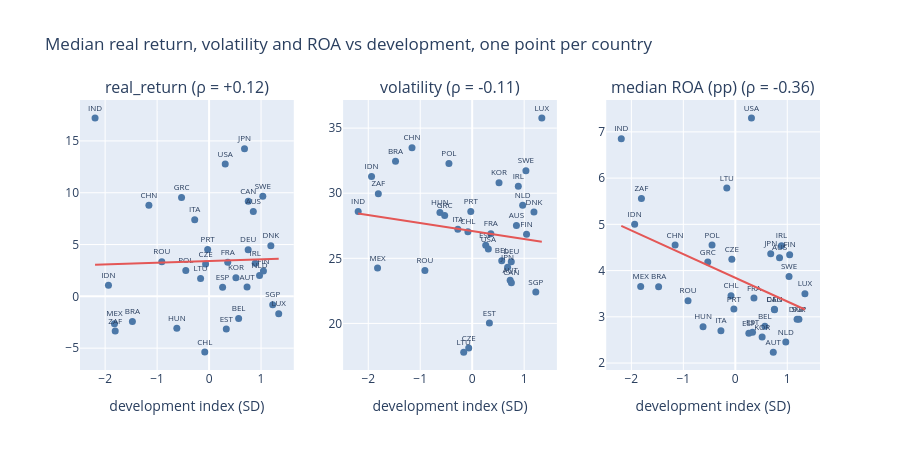

The code cell stored with this chart in its notebook:
### Markdown cell above
## 2 · Market outcomes by country
Median real return and volatility of each country's listed companies against the development index. Countries need at least 10 companies.

### Code cell
cn = ret.groupby("iso3").agg(real_return=("real_ret_pp", "median"), volatility=("vol_pp", "median"), firms=("company_id", "nunique")).query("firms >= @MIN_FIRMS")
cn = cn.join(country["dev_idx"].rename("development index")).join(fy.groupby("iso3").roa_pp.median().rename("median ROA (pp)"))
fig = make_subplots(rows=1, cols=3, subplot_titles=[f"{c} (ρ = {spearman(cn['development index'], cn[c])[0]:+.2f})" for c in ["real_return", "volatility", "median ROA (pp)"]])
for k, c in enumerate(["real_return", "volatility", "median ROA (pp)"], 1):
    d = cn[["development index", c]].dropna()
    fig.add_trace(go.Scatter(x=d["development index"], y=d[c], mode="markers+text", text=d.index, textposition="top center", textfont_size=8, marker=dict(size=7, color="#4C78A8"), showlegend=False), row=1, col=k)
    b, a = np.polyfit(d["development index"], d[c], 1); xs = np.array([d["development index"].min(), d["development index"].max()])
    fig.add_trace(go.Scatter(x=xs, y=a + b * xs, mode="lines", line=dict(color="#E45756"), showlegend=False), row=1, col=k)
fig.update_xaxes(title_text="development index (SD)"); fig.update_layout(height=450, title="Median real return, volatility and ROA vs development, one point per country"); fig.show()
r1, p1, n1 = spearman(cn["real_return"], cn["median ROA (pp)"])
print(f"Do high-ROA countries also have high returns? ρ = {r1:+.2f} (p = {p1:.3f}, n = {n1})")

### Figure 1 — Plotly figure (JSON) as saved in the notebook; plotly's stock layout.template omitted (floating-point values rounded to 4 significant figures)
{"data": [{"marker": {"color": "#4C78A8", "size": 7}, "mode": "markers+text", "showlegend": false, "text": ["AUS", "AUT", "BEL", "BRA", "CAN", "CHL", "CHN", "CZE", "DEU", "DNK", "ESP", "EST", "FIN", "FRA", "GRC", "HUN", "IDN", "IND", "IRL", "ITA", "JPN", "KOR", "LTU", "LUX", "MEX", "NLD", "POL", "PRT", "ROU", "SGP", "SWE", "USA", "ZAF"], "textfont": {"size": 8}, "textposition": "top center", "type": "scatter", "x": [0.8511, 0.7307, 0.5686, -1.475, 0.7543, -0.08283, -1.158, -0.06684, 0.7521, 1.189, 0.2604, 0.3312, 1.046, 0.359, -0.5296, -0.6205, -1.936, -2.194, 0.8873, -0.2766, 0.6815, 0.5163, -0.1633, 1.34, -1.821, 0.9713, -0.4477, -0.02715, -0.9098, 1.224, 1.034, 0.3106, -1.806], "xaxis": "x", "y": [8.178, 0.9041, -2.128, -2.426, 9.17, -5.382, 8.786, 3.132, 4.508, 4.893, 0.8746, -3.149, 2.454, 3.29, 9.538, -3.074, 1.081, 17.22, 3.191, 7.398, 14.25, 1.789, 1.722, -1.689, -2.649, 2.001, 2.494, 4.524, 3.333, -0.8184, 9.665, 12.76, -3.336], "yaxis": "y"}, {"line": {"color": "#E45756"}, "mode": "lines", "showlegend": false, "type": "scatter", "x": [-2.194, 1.34], "xaxis": "x", "y": [3.045, 3.63], "yaxis": "y"}, {"marker": {"color": "#4C78A8", "size": 7}, "mode": "markers+text", "showlegend": false, "text": ["AUS", "AUT", "BEL", "BRA", "CAN", "CHL", "CHN", "CZE", "DEU", "DNK", "ESP", "EST", "FIN", "FRA", "GRC", "HUN", "IDN", "IND", "IRL", "ITA", "JPN", "KOR", "LTU", "LUX", "MEX", "NLD", "POL", "PRT", "ROU", "SGP", "SWE", "USA", "ZAF"], "textfont": {"size": 8}, "textposition": "top center", "type": "scatter", "x": [0.8511, 0.7307, 0.5686, -1.475, 0.7543, -0.08283, -1.158, -0.06684, 0.7521, 1.189, 0.2604, 0.3312, 1.046, 0.359, -0.5296, -0.6205, -1.936, -2.194, 0.8873, -0.2766, 0.6815, 0.5163, -0.1633, 1.34, -1.821, 0.9713, -0.4477, -0.02715, -0.9098, 1.224, 1.034, 0.3106, -1.806], "xaxis": "x2", "y": [27.52, 23.32, 24.81, 32.45, 23.12, 27.05, 33.5, 18.12, 24.73, 28.57, 25.99, 20.04, 26.85, 26.88, 28.29, 28.52, 31.28, 28.6, 30.53, 27.23, 24.32, 30.81, 17.79, 35.79, 24.27, 29.08, 32.28, 28.6, 24.07, 22.41, 31.72, 25.72, 29.97], "yaxis": "y2"}, {"line": {"color": "#E45756"}, "mode": "lines", "showlegend": false, "type": "scatter", "x": [-2.194, 1.34], "xaxis": "x2", "y": [28.45, 26.28], "yaxis": "y2"}, {"marker": {"color": "#4C78A8", "size": 7}, "mode": "markers+text", "showlegend": false, "text": ["AUS", "AUT", "BEL", "BRA", "CAN", "CHL", "CHN", "CZE", "DEU", "DNK", "ESP", "EST", "FIN", "FRA", "GRC", "HUN", "IDN", "IND", "IRL", "ITA", "JPN", "KOR", "LTU", "LUX", "MEX", "NLD", "POL", "PRT", "ROU", "SGP", "SWE", "USA", "ZAF"], "textfont": {"size": 8}, "textposition": "top center", "type": "scatter", "x": [0.8511, 0.7307, 0.5686, -1.475, 0.7543, -0.08283, -1.158, -0.06684, 0.7521, 1.189, 0.2604, 0.3312, 1.046, 0.359, -0.5296, -0.6205, -1.936, -2.194, 0.8873, -0.2766, 0.6815, 0.5163, -0.1633, 1.34, -1.821, 0.9713, -0.4477, -0.02715, -0.9098, 1.224, 1.034, 0.3106, -1.806], "xaxis": "x3", "y": [4.277, 2.236, 2.795, 3.648, 3.152, 3.458, 4.554, 4.246, 3.165, 2.945, 2.646, 2.669, 4.342, 3.406, 4.186, 2.785, 5.0, 6.852, 4.535, 2.699, 4.366, 2.561, 5.787, 3.5, 3.657, 2.455, 4.554, 3.169, 3.349, 2.948, 3.874, 7.303, 5.559], "yaxis": "y3"}, {"line": {"color": "#E45756"}, "mode": "lines", "showlegend": false, "type": "scatter", "x": [-2.194, 1.34], "xaxis": "x3", "y": [4.965, 3.158], "yaxis": "y3"}], "layout": {"annotations": [{"font": {"size": 16}, "showarrow": false, "text": "real_return (ρ = +0.12)", "x": 0.1444, "xanchor": "center", "xref": "paper", "y": 1.0, "yanchor": "bottom", "yref": "paper"}, {"font": {"size": 16}, "showarrow": false, "text": "volatility (ρ = -0.11)", "x": 0.5, "xanchor": "center", "xref": "paper", "y": 1.0, "yanchor": "bottom", "yref": "paper"}, {"font": {"size": 16}, "showarrow": false, "text": "median ROA (pp) (ρ = -0.36)", "x": 0.8556, "xanchor": "center", "xref": "paper", "y": 1.0, "yanchor": "bottom", "yref": "paper"}], "height": 450, "title": {"text": "Median real return, volatility and ROA vs development, one point per country"}, "xaxis": {"anchor": "y", "domain": [0.0, 0.2889], "title": {"text": "development index (SD)"}}, "xaxis2": {"anchor": "y2", "domain": [0.3556, 0.6444], "title": {"text": "development index (SD)"}}, "xaxis3": {"anchor": "y3", "domain": [0.7111, 1.0], "title": {"text": "development index (SD)"}}, "yaxis": {"anchor": "x", "domain": [0.0, 1.0]}, "yaxis2": {"anchor": "x2", "domain": [0.0, 1.0]}, "yaxis3": {"anchor": "x3", "domain": [0.0, 1.0]}}}
